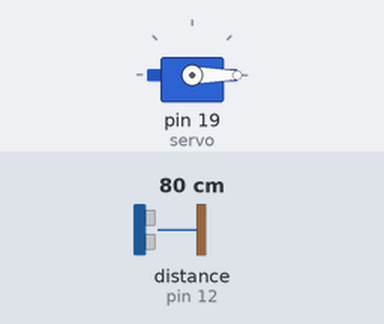
This program was run on a simulated MicroPython board. On the bench: servo. Inputs (shaded band) come from the test bench; at power-on: distance to the obstacle (sensor on pin 12) 80 cm. The echo pulse lasts 58.3 µs per cm; servo angles are drawn from the pulse width (0.5 ms = 0°, 2.5 ms = 180°).

Above: at 1.2 s.
1.3 s: distance to the obstacle (sensor on pin 12) set to 21 cm
4.0 s: distance to the obstacle (sensor on pin 12) set to 17 cm
At 4.7 s:
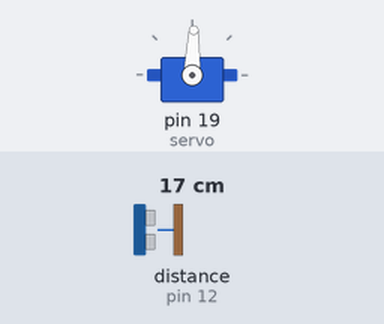
6.7 s: distance to the obstacle (sensor on pin 12) set to 35 cm
At 9.1 s:
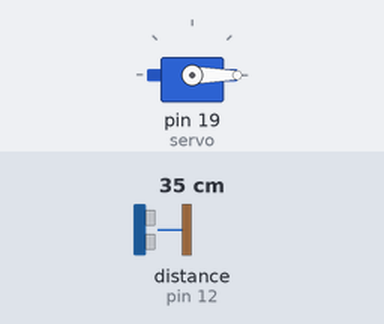
9.5 s: distance to the obstacle (sensor on pin 12) set to 2 cm
At 10.7 s:
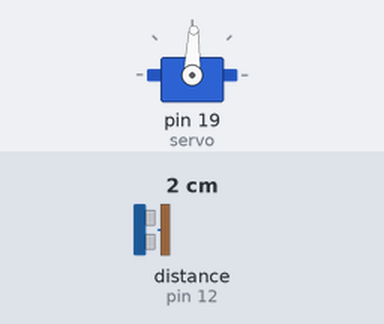
Timing chart, 0 to 12.5 s (numbered marks = the images above; inputs shaded):
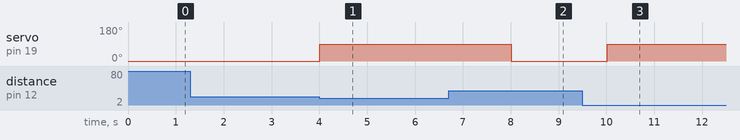

Measured:
- the behaviour switches between 20 and 19 cm on distance to the obstacle (sensor on pin 12) (found by bisection; images 0 and 1)
- after the input at 1.3 s, every drawn part: stays the same
- after the input at 4.0 s, servo on pin 19 (servo): 0° → 88° at once
- after the input at 6.7 s, servo on pin 19 (servo): 88° → 0° after 1.3 s
- after the input at 9.5 s, servo on pin 19 (servo): 0° → 88° after 0.51 s

The program:

main.py
```python
from machine import Pin, PWM
from time import sleep, sleep_us, ticks_us, ticks_diff


servo = PWM(Pin(19))
servo.freq(50)
#Sensor
trig = Pin(13, Pin.OUT)
echo = Pin(12, Pin.IN)

#funcion para medir la distancia
def medir_distancia():
     tiempo1 = 0
     tiempo2 = 0

     #enviar señal al "Trig"
     trig.value(0)
     sleep_us(2) #se esperan 2ms para que se estabilice en nivel bajo antes de ponerlo en nivel alto y evitar fallas
     trig.value(1)
     sleep_us(10) #se mantiene la señal por 10us
     trig.value(0)


#tiempo que tarda en activarse
     while echo.value()==0:
        tiempo1 = ticks_us() #tiempo de inicio

#tiempo que dura activo
     while echo.value()==1:
        tiempo2 = ticks_us() #tiempo de finalizacion

     duracion = ticks_diff(tiempo2, tiempo1)
     distancia = duracion*0.034/2
#0.034cm es la velocidad a la que viaja el sonido cada 1us
#se divide en 2 porque el sonido va y vuelve
     return distancia

#bucle para mover el servo
while True:
     d = medir_distancia()

     if d < 20:
        servo.duty_ns(1474326) #90°
     else:
        servo.duty_ns(456703) #0°

     sleep(2)
```
